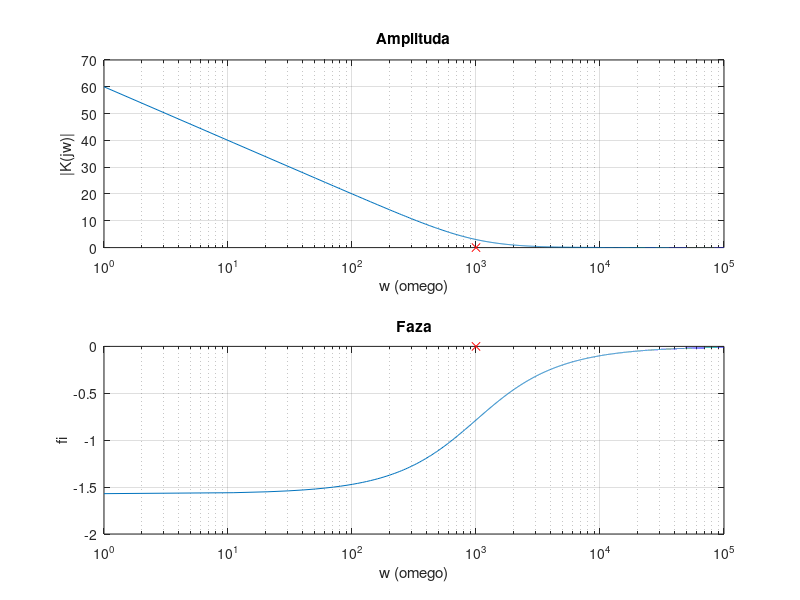

MATLAB code to generate this figure:
clear all;
close all;
w0= 1000;
f0= w0/(2*pi);
w= 1:10:100*w0;

k=(1+(w0./(j*w)));    %funkcjac

kmod = abs(k);

klog = 20*log10(kmod);

fi= angle(k);

%%%%%%%%%%%%%%%%% WYKRESY %%%%%%%%%%%%%%%%%%%%%%%%%%

figure(1);
subplot(2,1,1);
semilogx(w,klog);
hold on;
plot(w0, 0, 'rx')
grid on;
xlabel('w (omego)');
ylabel('|K(jw)|');
title('Amplituda');


subplot(2,1,2); 
semilogx(w,fi);
grid on;
hold on;
plot(w0, 0, 'rx')
xlabel('w (omego)');
ylabel('fi');
title('Faza');